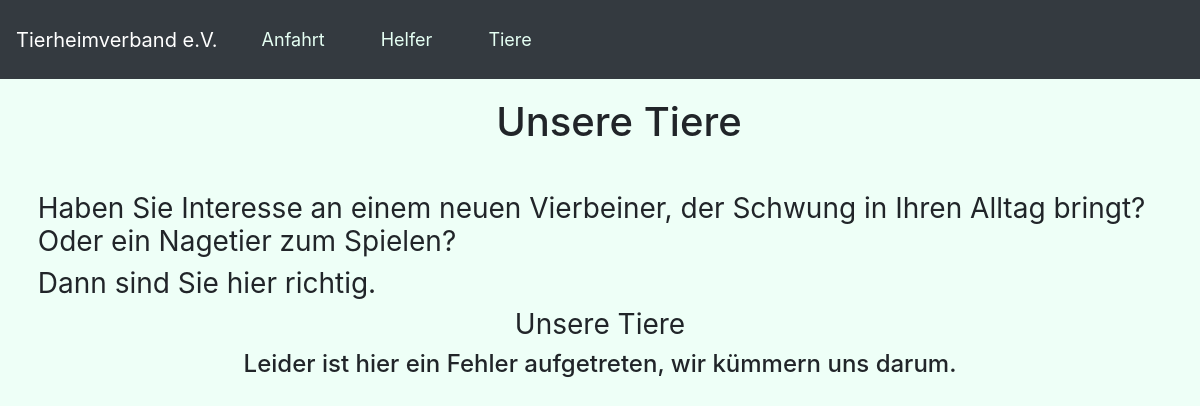
The page /UC3 on the database as committed earlier.
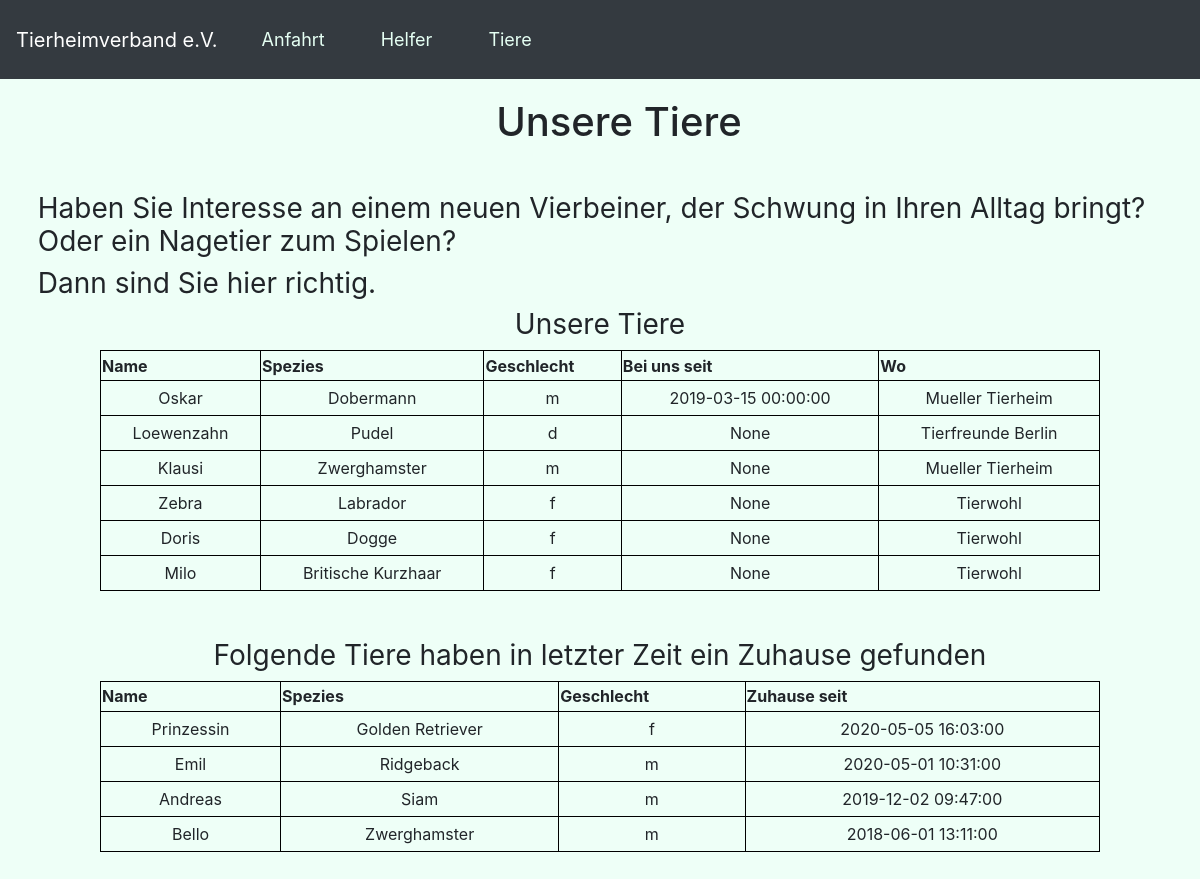
The same page on the database as committed later.
### database.py (models this page shows, shortened)
class Animals(db.Model):
    id = db.Column(db.Integer, primary_key=True)
    animal_name = db.Column(db.String(20), nullable=False)
    gender = db.Column(db.String(1), nullable=False) #only m or f [or d if the animal insists :D ]
    brought_in = db.Column(db.DateTime, default=datetime.utcnow) # Tiere sind von dem Zeitpunkt der Erfassung offiziell im Tierheim
    taken_at = db.Column(db.DateTime, nullable=True)
    meal = db.relationship('Animals', secondary=animalfood, backref=db.backref('eaten_by'), lazy = 'dynamic') # Table, secondary(Many-to-Many), name for backref, loads when asked to
    shelter = db.Column(db.Integer, db.ForeignKey('shelters.id'), nullable=False)
    species_id = db.Column(db.Integer, db.ForeignKey('species.id'), nullable=False)
    taken_by = db.Column(db.Integer, db.ForeignKey('takers.id'), nullable=True) #relationship looks up python code (Class name), ForeignKey looks up database (table name)

class Species(db.Model):
    id = db.Column(db.Integer, primary_key=True)
    species_name = db.Column(db.String(20), nullable = False)
    animal = db.relationship('Animals', backref='species', lazy='dynamic') #backref declares property on class Species (my_species.animal possible now). lazy is when to load the data (True is a in one go as normal select, False is a JOIN statement)
    sup_species = db.Column(db.Integer, db.ForeignKey('species.id'), nullable=True)

class Shelters(db.Model):
    id = db.Column(db.Integer, primary_key=True)
    shelter_name = db.Column(db.String(20), nullable=False)
    founded_at = db.Column(db.DateTime)
    manager = db.relationship('Managers', backref='shelters', lazy='dynamic',  cascade="all, delete-orphan")
    donation = db.relationship('Donations', backref='shelters', lazy='dynamic', )
    volunteer = db.relationship('Volunteers', backref='shelters', lazy='dynamic',   cascade="all, delete-orphan")
    animal = db.relationship('Animals', backref='shelters', lazy='dynamic',  cascade="all, delete-orphan")
    vet = db.Column(db.Integer, db.ForeignKey('vets.id'), nullable=True)
    address = db.Column(db.Integer, db.ForeignKey('addresses.id'), nullable=True)

### database.py (the view)
@app.route('/UC3', methods=['POST', 'GET'])
def UC3():
    if request.method == 'POST':
        task_content = request.form['content']
        new_task = Animals(animal_name=task_content)
        try:
            db.session.add(new_task)
            db.session.commit()
            return redirect('/')
        except:
            return 'There was an issue adding your task'
    else:
        animals = Animals.query.order_by(Animals.taken_at.desc()).all()
        shelters = Shelters.query.order_by(Shelters.id).all()
        species = Species.query.order_by(Species.id).all()
        return render_template('UC3Tiere.html', animals=animals, shelters=shelters, species=species)

### templates/UC3Tiere.html (shortened to what this page needs)
{% extends 'base.html' %}
{% block head %}
    <link rel="stylesheet" href="../static/css/UC3.css">
{% endblock %}
{% block body %}
<div style="padding-bottom: 2cm;">
    <div style="padding-left: 1cm; padding-top: .5cm;">
        <h1 style="text-align: center; padding-bottom: 1cm;">Unsere Tiere</h1>
        <h3>Haben Sie Interesse an einem neuen Vierbeiner, der Schwung in Ihren Alltag bringt? Oder ein Nagetier zum Spielen?</h3>
        <h3>Dann sind Sie hier richtig.</h3>
    </div>
    <div class="content">
        <h3 style="text-align: center">Unsere Tiere</h3>
        {% if animals|length < 1 %}
        <h4 style="text-align: center">Leider ist hier ein Fehler aufgetreten, wir kümmern uns darum.</h4>
        {% else %}
        <table>
            <tr>
                <th>Name</th>
                <th>Spezies</th>
                <th>Geschlecht</th>
                <th nowrap>Bei uns seit</th>
                <th>Wo</th>
            </tr>
            {% for animal in animals %}
                {% if animal.taken_at == none %}
                <tr>
                    <td>{{ animal.animal_name }}</td>
                    {% for spe in species %}
                        {% if spe.id == animal.species_id %}
                            <td nowrap>{{ spe.species_name }}</td>
                        {% endif %}
                    {% endfor %}
                    <td>{{ animal.gender }}</td>
                    <td nowrap>{{ animal.brought_in}} </td>
                    {% for shelter in shelters %}
                        {% if shelter.id == animal.shelter %}
                            <td nowrap>{{ shelter.shelter_name }}</td>
                        {% endif %}
                    {% endfor %}
                </tr>
                {% endif %}
            {% endfor %}
        </table><br><br>
        <h3 style="text-align: center">Folgende Tiere haben in letzter Zeit ein Zuhause gefunden</h3>
        <table>
            <tr>
                <th>Name</th>
                <th>Spezies</th>
                <th>Geschlecht</th>
                <th>Zuhause seit</th>
            </tr>
            {% for animal in animals %}
            {% if animal.taken_at != none %}
            <tr>
                <td>{{ animal.animal_name }}</td>
                {% for spe in species %}
                    {% if spe.id == animal.species_id %}
                        <td nowrap>{{ spe.species_name }}</td>
                    {% endif %}
                {% endfor %}
                <td>{{ animal.gender }}</td>
                <td id="taken"> {{ animal.taken_at }} </td>
            </tr>
            {% endif %}
            {% endfor %}
        </table>
        {% endif %}
    </div>
    <div class="row" style="padding-top: 2cm;">
    </div>
</div>
{% endblock %}

### templates/base.html (shortened to what this page needs)
<!DOCTYPE html>
<html lang="en">
    <head>
        <link rel="stylesheet" href="../static/css/main.css">
        <link rel="stylesheet" href="https://stackpath.bootstrapcdn.com/bootstrap/4.4.1/css/bootstrap.min.css">
        {% block head %}{% endblock %}
    </head>
    <body style="background-color: rgb(238, 255, 247);">
        {% block navbar %}
        <nav class="navbar navbar-fixed-top navbar-expand-sm navbar-dark bg-dark">
            <a href="/" class="navbar-brand">Tierheimverband e.V.</a>
            <div class="collapse navbar-collapse" id="navbarMenu">
                <ul class="navbar-nav">
                    <li class="nav-item"><a style="text-decoration: none; color: rgb(229,255,243); font-size: large;" class="nav-link" href="/UC1">Anfahrt</a></li>
                    <li class="nav-item"><a style="text-decoration: none; color: rgb(229,255,243); font-size: large;" class="nav-link" href="/UC2">Helfer</a></li>
                    <li class="nav-item"><a style="text-decoration: none; color: rgb(229,255,243); font-size: large;" class="nav-link" href="/UC3">Tiere</a></li>
                </ul>
            </div>
        </nav>
        {% endblock %}
        {%block body%}{% endblock %}
    </body>
</html>

### static/css/main.css (style rules this page uses)
body, html { margin: 0; font-family: 'Arial'; }
.content { margin: 0 auto; width: 1000px; }
table, td, th { text-align: "center"; border: 1px solid rgb(0, 0, 0); }
table { border-collapse: collapse; width: 100%; }
th { height: 30px; }
td { text-align: center; padding: 5px; }
li { color: rgb(255, 255, 255); float: left; position: relative; padding: 10px 20px; overflow: hidden; }
li::after { background-color: rgb(255, 255, 255); content: ""; width: 0; height: 5px; left: 0; bottom: 0; margin-left: 40%; margin-right: 40%; transition: width 0.35s ease 0s; position: absolute; }

### static/css/UC3.css (style rules this page uses)
li { color: white; float: left; position: relative; padding: 10px 20px; overflow: hidden; }
li::after { background-color: white; content: ""; width: 0; height: 5px; left: 0; bottom: 0; margin-left: 40%; margin-right: 40%; transition: width 0.35s ease 0s; position: absolute; }
ul { list-style: none; padding: 0; margin: 0; }
h3 { font-weight: normal; }

Rows that differ between the two databases and show on the page:
added Animals: animal_name "Oskar", gender "m", brought_in "2019-03-15 00:00:00", shown under "Unsere Tiere"
added Species: species_name "Dobermann", shown under "Oskar"
added Shelters: shelter_name "Mueller Tierheim"
added Animals: animal_name "Loewenzahn", gender "d", brought_in "None", shown under "Unsere Tiere"
added Species: species_name "Pudel", shown under "Loewenzahn"
added Shelters: shelter_name "Tierfreunde Berlin", shown under "Loewenzahn"
added Animals: animal_name "Klausi", gender "m", brought_in "None", shown under "Unsere Tiere"
added Species: species_name "Zwerghamster"
added Animals: animal_name "Zebra", gender "f", brought_in "None", shown under "Unsere Tiere"
added Species: species_name "Labrador", shown under "Zebra"
added Shelters: shelter_name "Tierwohl"
added Animals: animal_name "Doris", gender "f", brought_in "None", shown under "Unsere Tiere"
added Species: species_name "Dogge", shown under "Doris"
added Animals: animal_name "Milo", gender "f", brought_in "None", shown under "Unsere Tiere"
added Species: species_name "Britische Kurzhaar", shown under "Milo"
added Animals: animal_name "Prinzessin", gender "f", taken_at "2020-05-05 16:03:00", shown under "Folgende Tiere haben in letzter Zeit ein Zuhause gefunden"
added Species: species_name "Golden Retriever", shown under "Prinzessin"
added Animals: animal_name "Emil", gender "m", taken_at "2020-05-01 10:31:00", shown under "Folgende Tiere haben in letzter Zeit ein Zuhause gefunden"
added Species: species_name "Ridgeback", shown under "Emil"
added Animals: animal_name "Andreas", gender "m", taken_at "2019-12-02 09:47:00", shown under "Folgende Tiere haben in letzter Zeit ein Zuhause gefunden"
added Species: species_name "Siam", shown under "Andreas"
added Animals: animal_name "Bello", gender "m", taken_at "2018-06-01 13:11:00", shown under "Folgende Tiere haben in letzter Zeit ein Zuhause gefunden"
Other text that changed with them:
text no longer shown: "Leider ist hier ein Fehler aufgetreten, wir kümmern uns darum."
text now shown: "Name Spezies Geschlecht Bei uns seit Wo Folgende Tiere haben in letzter Zeit ein Zuhause gefunden Name Spezies Geschlecht Zuhause seit"
